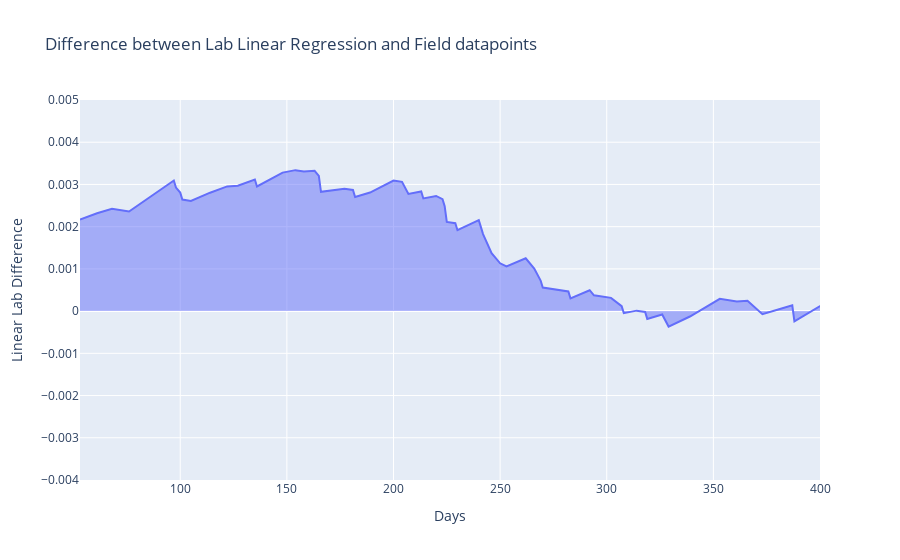
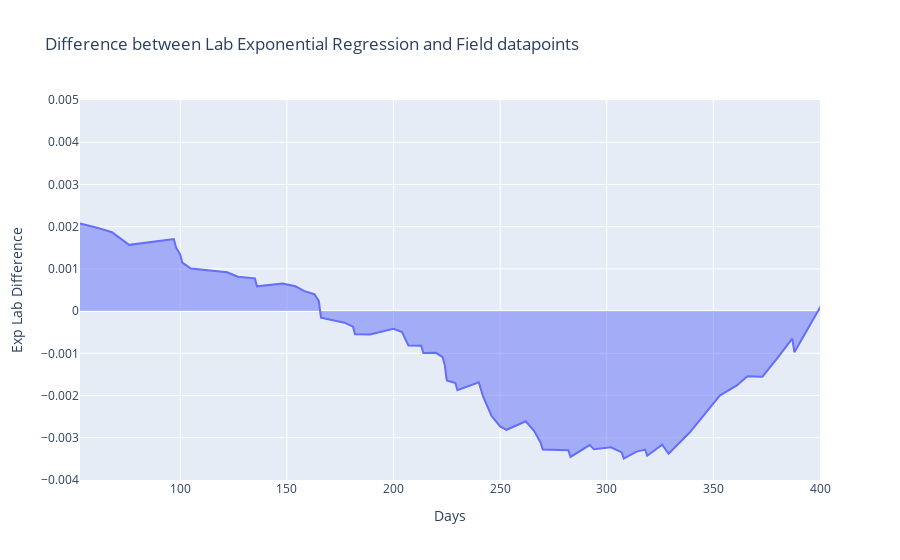

Notebook source saved alongside these figures, in order:
### Code cell
import plotly.express as px
from plotly.subplots import make_subplots
fig3 = px.area(fail_df_new2, x="Days", y="Linear Lab Difference", title="Difference between Lab Linear Regression and Field datapoints")
fig4 = px.area(fail_df_new2, x="Days", y="Exp Lab Difference", title="Difference between Lab Exponential Regression and Field datapoints")
fig3.update_xaxes(range=[53, 400])
fig3.update_yaxes(range=[-.004, .005])
fig4.update_xaxes(range=[53, 400])
fig4.update_yaxes(range=[-.004, .005])
fig3.show()
fig4.show()
